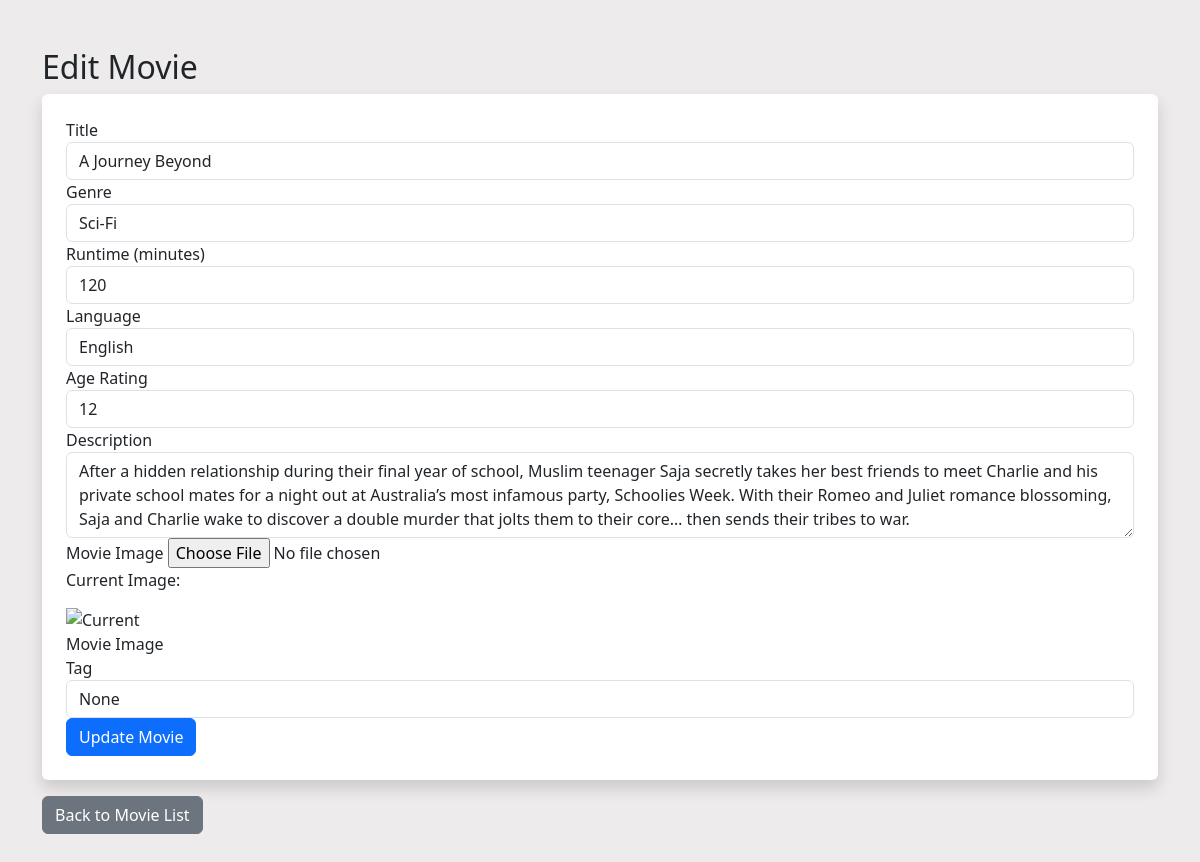
Page /admin/movies/edit_movie.php?movieID=1 on the committed database.
### tables this page shows
CREATE TABLE Movie (
    movieID INT AUTO_INCREMENT PRIMARY KEY,
    title VARCHAR(60) NOT NULL,
    genre VARCHAR(60) NOT NULL,
    runtime INT NOT NULL,
    language ENUM('English', 'Danish') NOT NULL,
    languageFlagPath VARCHAR(255),
    ageRating VARCHAR(3),
    description TEXT,
    imagePath VARCHAR(255),
    movieTag ENUM('None', 'Hot New Movie', 'Movie of the Week') DEFAULT 'None'
);

### admin/movies/classes/movie.php (called while the page is built, shortened)
<?php
class Movie {
    private $db;
    public function __construct($db) {
        $this->db = $db;
    }
    public function getMovieByID($movieID) {
        try {
            $query = "SELECT movieID, title, genre, runtime, language, ageRating, description, imagePath, movieTag
                      FROM " . self::TABLE_NAME . "
                      WHERE movieID = :movieID";
            $stmt = $this->db->prepare($query);
            $stmt->bindValue(':movieID', $movieID, PDO::PARAM_INT);
            $stmt->execute();
            $result = $stmt->fetch(PDO::FETCH_ASSOC);
            if ($result) {
                return array_map(fn($val) => $val !== null ? htmlspecialchars($val, ENT_QUOTES, 'UTF-8') : '', $result);
            }
            return null;
        } catch (PDOException $e) {
            throw new Exception("Error fetching movie by ID: " . $e->getMessage());
        }
    }
}
?>

### admin/movies/edit_movie.php (the view, shortened to what this page needs)
<?php
require_once "../../includes/connection.php";
require_once "classes/Movie.php";
$movieHandler = new Movie($db);
if (isset($_GET['movieID'])) {
    $movieID = $_GET['movieID'];
    $movie = $movieHandler->getMovieByID($movieID);
} else {
    header("Location: movie_list.php");
    exit;
}
?>
<!DOCTYPE html>
<html lang="en">
<head>
    <link href="https://cdn.jsdelivr.net/npm/bootstrap@5.3.0/dist/css/bootstrap.min.css" rel="stylesheet">
    <link rel="stylesheet" href="../admin_style/admin_style.css">
</head>
<body>
<div class="container my-5">
    <h2>Edit Movie</h2>
    <form method="post" action="edit_movie.php" enctype="multipart/form-data" class="p-4 shadow rounded bg-white">
        <div class="form-group">
            <label for="title">Title</label>
            <input type="text" id="title" name="title" value="<?= htmlspecialchars($movie['title'], ENT_QUOTES, 'UTF-8'); ?>" class="form-control" required>
        </div>
        <div class="form-group">
            <label for="genre">Genre</label>
            <input type="text" id="genre" name="genre" value="<?= htmlspecialchars($movie['genre'], ENT_QUOTES, 'UTF-8'); ?>" class="form-control" required>
        </div>
        <div class="form-group">
            <label for="runtime">Runtime (minutes)</label>
            <input type="number" id="runtime" name="runtime" value="<?= htmlspecialchars($movie['runtime'], ENT_QUOTES, 'UTF-8'); ?>" class="form-control" required>
        </div>
        <div class="form-group">
            <label for="language">Language</label>
            <select id="language" name="language" class="form-control" required>
                <option value="English" <?= $movie['language'] === "English" ? "selected" : ""; ?>>English</option>
            </select>
        </div>
        <div class="form-group">
            <label for="ageRating">Age Rating</label>
            <input type="text" id="ageRating" name="ageRating" value="<?= htmlspecialchars($movie['ageRating'], ENT_QUOTES, 'UTF-8'); ?>" class="form-control">
        </div>
        <div class="form-group">
            <label for="description">Description</label>
            <textarea id="description" name="description" class="form-control" rows="3" required><?= htmlspecialchars($movie['description'], ENT_QUOTES, 'UTF-8'); ?></textarea>
        </div>
        <div class="form-group">
            <label for="movieImage">Movie Image</label>
            <input type="file" name="movieImage" id="movieImage" class="form-control-file" accept="image/*">
            <p>Current Image:</p>
            <img src="../../includes/media/movies/<?= htmlspecialchars($movie['imagePath'], ENT_QUOTES, 'UTF-8'); ?>" alt="Current Movie Image" class="img-fluid" style="max-width: 100px;">
        </div>
        <div class="form-group">
            <label for="movieTag">Tag</label>
            <select id="movieTag" name="movieTag" class="form-control">
                <option value="None" <?= $movie['movieTag'] === "None" ? "selected" : ""; ?>>None</option>
            </select>
        </div>
        <button type="submit" name="submit" class="btn btn-primary btn-block">Update Movie</button>
    </form>
    <a href="movie_list.php" class="btn btn-secondary mt-3">Back to Movie List</a>
</div>
</body>
</html>

### admin/admin_style/admin_style.css (style rules this page uses)
body { margin: 0; display: flex; background-color: #edebeb; }

### rows in the picture
movie: title "A Journey Beyond", genre "Sci-Fi", runtime "120", language "English", ageRating "12", description "After a hidden relationship during their final year of school, Muslim teenager Saja secretly takes her best friends to meet Charlie and his private school mates for a night out at Australia’s most infamous party, Schoolies Week. With their Romeo and Juliet romance blossoming, Saja and Charlie wake to discover a double murder that jolts them to their core… then sends their tribes to war.", movieTag "None"
